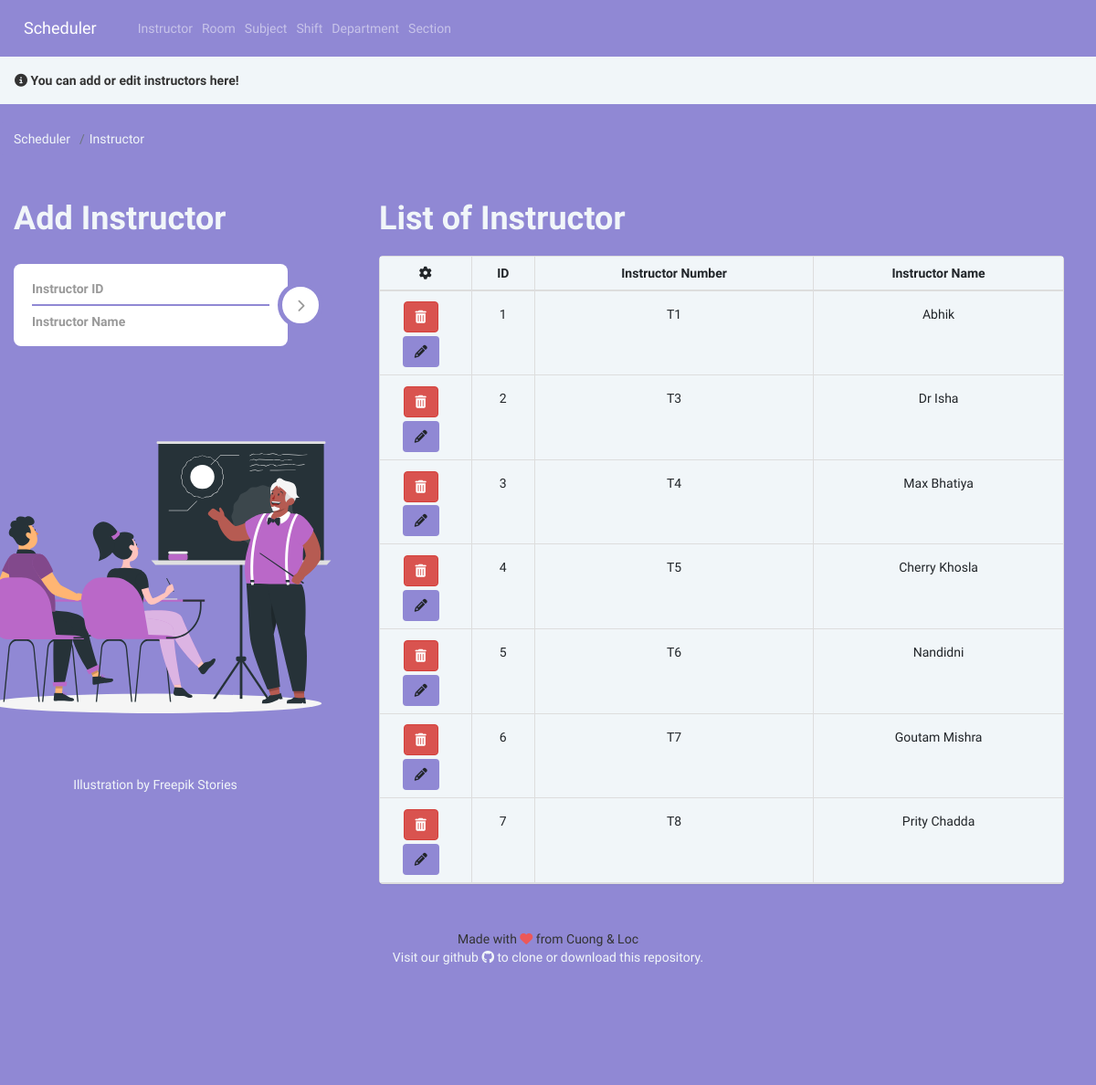
The page /add_instructor/ on the database as committed earlier.
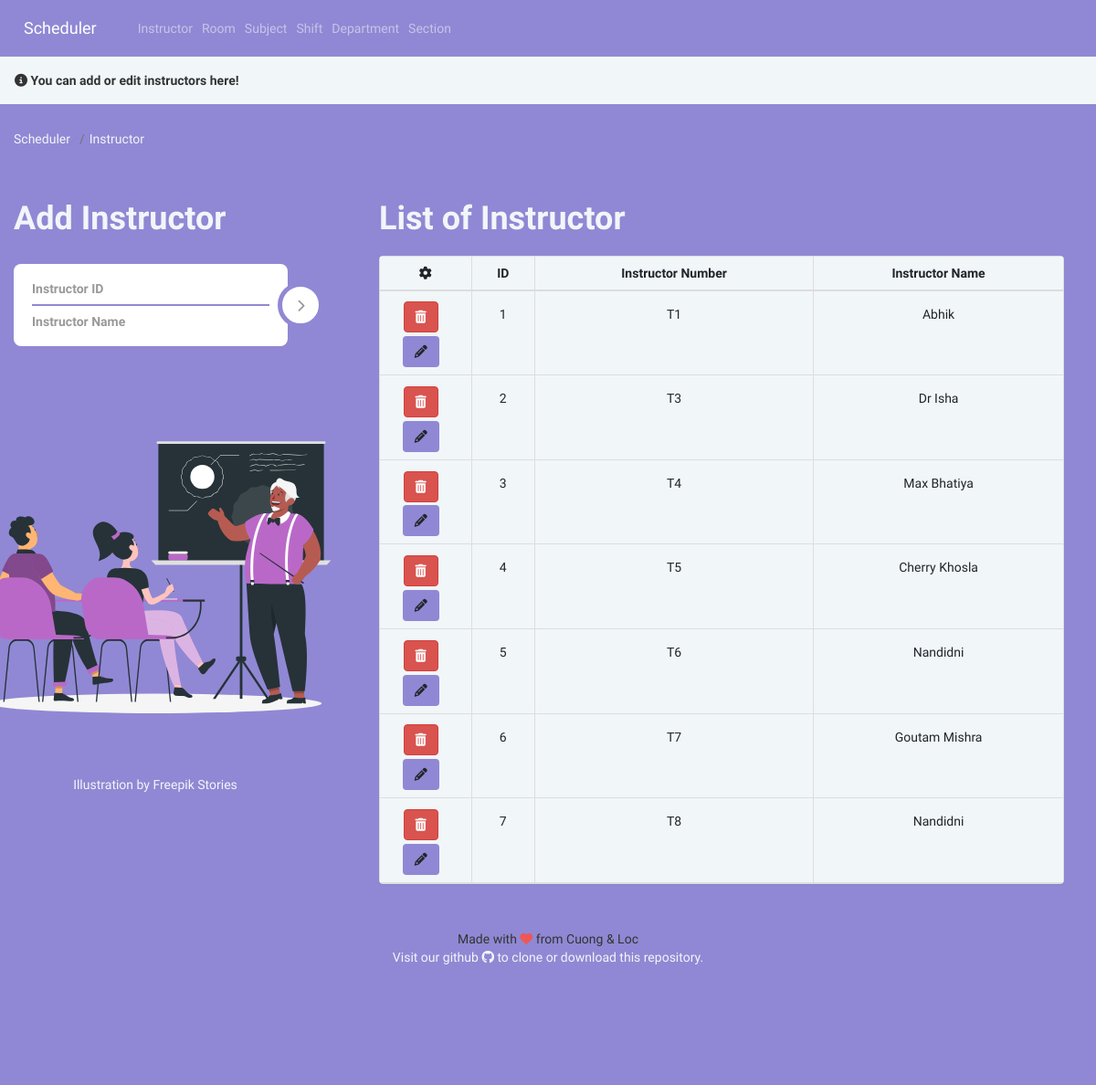
The same page on the database as committed later.
### Schedule/models.py (models this page shows, shortened)
class Instructors(models.Model):
    Ins_id = models.CharField(max_length=4)
    Ins_name = models.CharField(max_length=50)

### Schedule/views.py (the view, shortened to what this page needs)
# urls.py: path('add_instructor/', views.add_instructor, name='addinstructors'),
def add_instructor(request):
    dup = ''
    form = InstructorForm(request.POST or None)
    Instructor = Instructors.objects.all()
    if dup == True:
        messages.error(request, "Duplicated Instructor's Id or Name!")
        context = {
            'form': form,
            'dup': True,
            'instructor': Instructor
        }
    else:
        messages.info(request, "You can add or edit instructors here!")
        context = {
            'form': form,
            'dup': '',
            'instructor': Instructor
        }
    return render(request, 'ins.html', context)

### Schedule/forms.py (shortened to what this page needs)
class InstructorForm(ModelForm):
    class Meta:
        model = Instructors
        fields = [
            'Ins_id',
            'Ins_name'
        ]

### Schedule/templates/ins.html (shortened to what this page needs)
{% extends 'base.html' %}
{% load static %}
{% block content %}
{% if messages %}
{% for message in messages  %}
{% if message.level == DEFAULT_MESSAGE_LEVELS.INFO %}
<div class="alert" style="margin-top: -20px; background-color: #f1f6f9; border-radius: 0px" role="alert"><i
		class="fa fa-info-circle"></i>&nbsp;<strong>{{ message }}</strong></div>
{% endif %}
{% endfor %}
{% endif %}
<nav aria-label="breadcrumb">
	<ol class="breadcrumb" style="background-color: #9088d4">
		<li class="breadcrumb-item"><a href="{% url 'home' %}">Scheduler</a></li>
		<li class="breadcrumb-item active" aria-current="page" style="color: #f1f6f9;">Instructor</li>
	</ol>
</nav>
<head>
	<link rel="stylesheet" type="text/css" href="{% static 'CSS/roomlist.css' %}">
	<link rel="stylesheet" type="text/css" href="{% static 'CSS/table.css' %}">
	<link rel="stylesheet" type="text/css" href="{% static 'CSS/style.css' %}">
	<link href="//netdna.bootstrapcdn.com/font-awesome/3.2.1/css/font-awesome.css" rel="stylesheet">
</head>
<body>
	<div class="container">
		<div class="row" style="justify-content: left;">
			<div class="col-sm-4">
				<div style="margin-left: -20px;">
					<h1 class="logo text-left">Add Instructor</h1>
					<div class="login-form-1">
						<form id="login-form" class="text-left" method="post">
							<div class="main-login-form">
								<div class="login-group">
									<div class="form-group">
										<input type="text" class="form-control" id="Ins_id" name="Ins_id"
											placeholder="Instructor ID" required>
									</div>
									<div class="form-group">
										<input type="text" class="form-control" id="Ins_name" name="Ins_name"
											placeholder="Instructor Name" required>
									</div>
								</div>
								<button type="submit" class="login-button"><i class="fa fa-chevron-right"></i></button>
							</div>
						</form>
					</div>
				</div>
				<div style="margin-left: -100px;">
					<div>
					</div>
					<div class="text-center">
						<a href="https://stories.freepik.com/education">Illustration by Freepik Stories</a>
					</div>
				</div>
			</div>
			<div class="col-sm-8">
				<h1 class="logo">List of Instructor</h1>
				<div class="panel panel-default panel-table" style="text-align: center;">
					<div class="panel-body" style="padding: 0px;">
						<table class="table table-bordered table-list " style="background-color: #f1f6f9;">
							<thead>
								<tr style="text-align-last: center;">
									<th><em class="fa fa-cog"></em></th>
									<th class="hidden-xs">ID</th>
									<th>Instructor Number</th>
									<th>Instructor Name</th>
								</tr>
							</thead>
							<tbody>
								{%  for ins in instructor  %}
								<tr>
									<td align="center">
										<form action="{% url 'deleteinstructors' ins.id %}" method="post">
											<button type="submit" class="btn btn-danger"><em
													class="fa fa-trash"></em></button>
										</form>
										<form action="{% url 'updateinstructors' ins.id %}" method="get">
											<button type="button" class="btn" style="background-color: #9088d4;"
												data-toggle="modal" data-target="#modal-default{{ins.id}}"><em
													class="fa fa-pencil"></em></button>
										</form>
									</td>
									<td class="hidden-xs">{{  ins.id  }}</td>
									<td>{{ ins.Ins_id }}</td>
									<td>{{ ins.Ins_name }}</td>
								</tr>
								{%  endfor  %}
							</tbody>
						</table>
					</div>
				</div>
			</div>
</body>
{% endblock %}

Rows that differ between the two databases and show on the page:
changed Instructors id 7: Ins_name "Prity Chadda" → "Nandidni"
